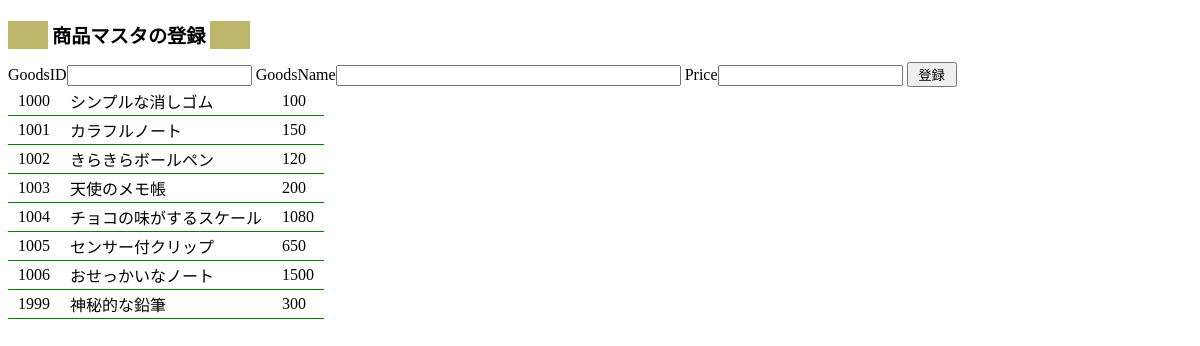
Page /Chapter5/insert_goods03.php on the earlier database version.
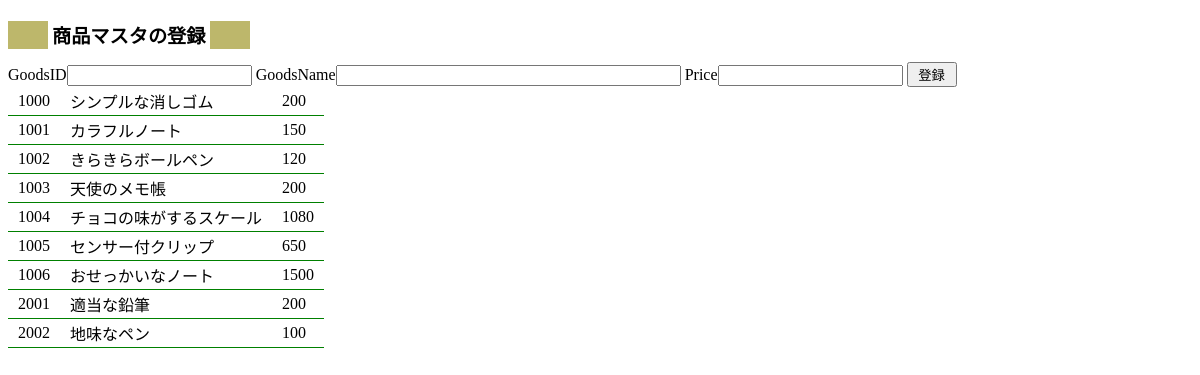
Same page on the later database version.
### tables this page shows
CREATE TABLE IF NOT EXISTS `goods` (
  `GoodsID` varchar(4) NOT NULL,
  `GoodsName` varchar(20) NOT NULL,
  `Price` int(11) NOT NULL
);

### Chapter5/insert_goods03.php (the view, shortened to what this page needs)
<?php
$USER='root';
$PW='yoshi01';
$dnsinfo="mysql:dbname=salesmanagement;host=localhost;charset=utf8";
$pdo = new PDO($dnsinfo,$USER,$PW);
$sql = "SELECT * FROM goods";
$stmt = $pdo->prepare($sql);
$stmt->execute(null);
$res = "<table>\n";
while($row = $stmt->fetch(PDO::FETCH_ASSOC)){
	$res .= "<tr><td>".$row['GoodsID']."</td><td>".$row['GoodsName']
			."</td><td>".$row['Price']."</td></tr>\n";
}
$res .= "</table>\n";
?>
<!DOCTYPE html>
<html>
<head>
<link rel="stylesheet" type="text/css" href="style.css" />
</head>
<body>
<h1>商品マスタの登録</h1>
<form action="" method="post">
<label>GoodsID<input type='text' name='GoodsID' size='20' required></label>
<label>GoodsName<input type='text' name='GoodsName' size='40' required></label>
<label>Price<input type='text' name='Price' size='20' required></label>
<input type='submit' name='insert' value=' 登録 '>
</form>
<?php echo $res; ?>
</body>
</html>

### Chapter7/css/style.css (style rules this page uses)
h1 { display: inline-block; font-size: 1.2em; border-left: 40px solid darkkhaki; border-right:40px solid darkkhaki; padding:0 4px; }
table { border-collapse: collapse; }
td { padding: 2px 10px; border-bottom: 1px green solid; }

Differences in the rows shown:
removed goods: GoodsID "1999", GoodsName "神秘的な鉛筆", Price "300"
changed goods "シンプルな消しゴム": Price "100" → "200"
added goods: GoodsID "2001", GoodsName "適当な鉛筆", Price "200"
added goods: GoodsID "2002", GoodsName "地味なペン", Price "100"
